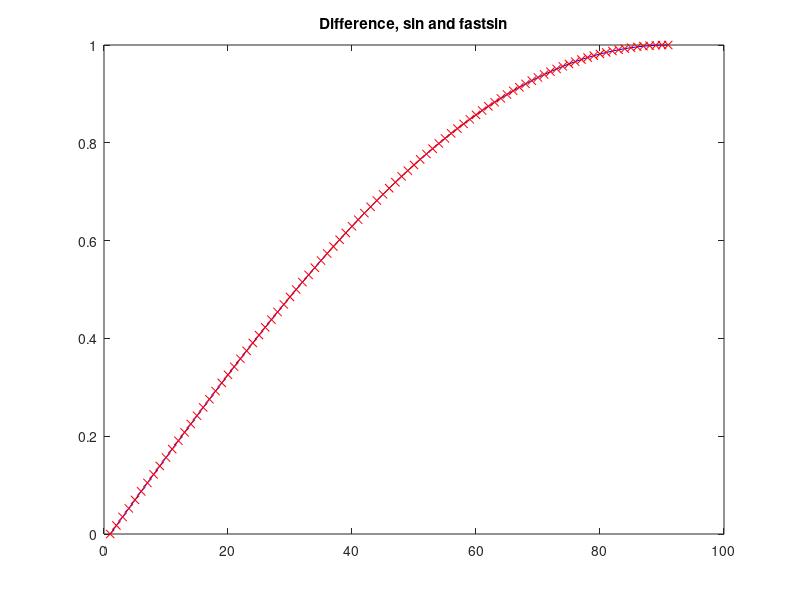

MATLAB code for this plot:
file_handle = fopen('sinvals105.txt','w');

err_max = 0;

for theta = 0:89
    fprintf(file_handle, '%d, ', round(sind(theta)*10^5));
    if (abs((sind(theta)*10^5-(round(sind(theta)*10^5)))/10^5) > err_max)
        err_max = (sind(theta)*10^5-(round(sind(theta)*10^5)))/10^5;
    end
end

fprintf(file_handle, '%d', round(sind(90)*10^5));
fprintf(file_handle, '\n\n Max error = %g', err_max);

fclose(file_handle);

plot(sind(0:90), 'b');
hold on;
plot((round(sind(0:90)*10^5))/10^5, 'rx');
title('Difference, sin and fastsin');
disp(err_max);
